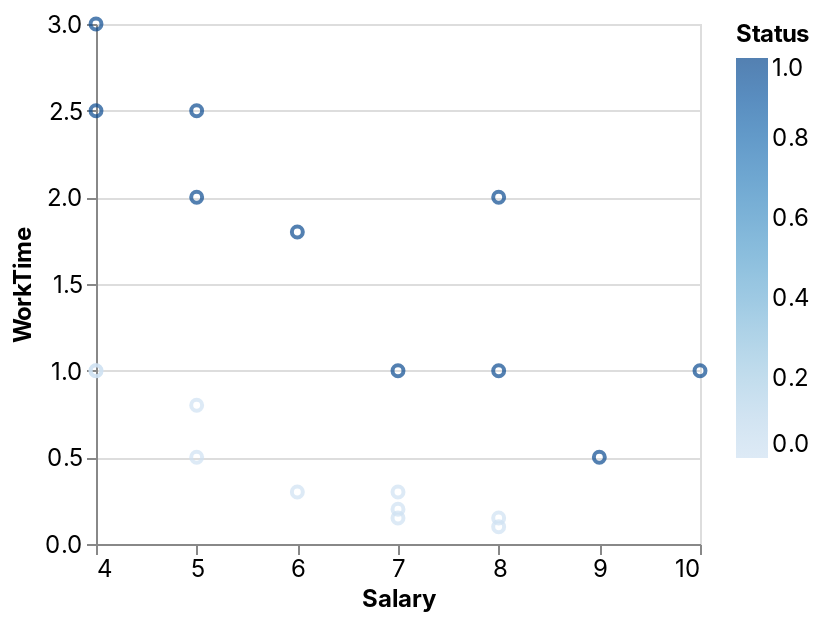

The cell this chart's notebook holds for it:
### Code cell
_deepnote_run_altair(data, """{"$schema":"https://vega.github.io/schema/vega-lite/v4.json","mark":{"type":"point","tooltip":true},"height":220,"autosize":{"type":"fit"},"data":{"name":"placeholder"},"encoding":{"x":{"field":"Salary","type":"quantitative","sort":null,"scale":{"type":"linear","zero":false},"axis":{"grid":false}},"y":{"field":"WorkTime","type":"quantitative","sort":null,"scale":{"type":"linear","zero":false}},"color":{"field":"Status","type":"quantitative","sort":null,"scale":{"type":"linear","zero":false}}}}""")

### Figure 1 — Vega-Lite specification as saved in the notebook (floating-point values rounded to 4 significant figures)
{"config": {"view": {"continuousWidth": 400, "continuousHeight": 300}, "area": {"fill": "#51C0E9"}, "axis": {"labelFont": "Inter, sans-serif", "labelFontSize": 12, "labelFontWeight": "normal", "labelLimit": 60, "labelOverlap": "greedy", "titleFont": "Inter, sans-serif", "titleFontSize": 12, "titleFontWeight": "bold"}, "background": "#ffffff", "legend": {"labelFont": "Inter, sans-serif", "labelFontSize": 12, "titleFont": "Inter, sans-serif", "titleFontSize": 12, "titleFontWeight": "bold"}, "line": {"stroke": "#51C0E9", "strokeWidth": 2}, "rect": {"fill": "#51C0E9"}, "title": {"anchor": "start", "color": "#000000", "font": "Inter, sans-serif", "fontSize": 22, "fontWeight": "normal"}}, "data": {"name": "data-37650adb963eef348e01444e0d9ace0e"}, "mark": {"type": "point", "tooltip": true}, "autosize": {"type": "fit"}, "encoding": {"color": {"type": "quantitative", "field": "Status", "scale": {"type": "linear", "zero": false}, "sort": null}, "x": {"type": "quantitative", "axis": {"grid": false}, "field": "Salary", "scale": {"type": "linear", "zero": false}, "sort": null}, "y": {"type": "quantitative", "field": "WorkTime", "scale": {"type": "linear", "zero": false}, "sort": null}}, "height": 300, "width": "container", "$schema": "https://vega.github.io/schema/vega-lite/v4.json", "datasets": {"data-37650adb963eef348e01444e0d9ace0e": [{"Salary": 10, "WorkTime": 1.0, "Status": 1}, {"Salary": 5, "WorkTime": 2.0, "Status": 1}, {"Salary": 6, "WorkTime": 1.8, "Status": 1}, {"Salary": 7, "WorkTime": 1.0, "Status": 1}, {"Salary": 8, "WorkTime": 2.0, "Status": 1}, {"Salary": 9, "WorkTime": 0.5, "Status": 1}, {"Salary": 4, "WorkTime": 3.0, "Status": 1}, {"Salary": 5, "WorkTime": 2.5, "Status": 1}, {"Salary": 8, "WorkTime": 1.0, "Status": 1}, {"Salary": 4, "WorkTime": 2.5, "Status": 1}, {"Salary": 8, "WorkTime": 0.1, "Status": 0}, {"Salary": 7, "WorkTime": 0.15, "Status": 0}, {"Salary": 4, "WorkTime": 1.0, "Status": 0}, {"Salary": 5, "WorkTime": 0.8, "Status": 0}, {"Salary": 7, "WorkTime": 0.3, "Status": 0}, {"Salary": 4, "WorkTime": 1.0, "Status": 0}, {"Salary": 5, "WorkTime": 0.5, "Status": 0}, {"Salary": 6, "WorkTime": 0.3, "Status": 0}, {"Salary": 7, "WorkTime": 0.2, "Status": 0}, {"Salary": 8, "WorkTime": 0.15, "Status": 0}]}}
